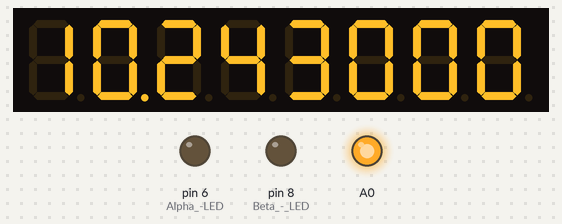
Bench run of a sketch on a simulated Arduino Mega 2560, built with avr-gcc and run on an emulated ATmega2560. Parts: 8-digit seven-segment display, output pins drawn as LEDs (lit = HIGH). The local clock reads 2024-03-15 10:24:30 at power-on unless the sketch sets it; random numbers use the default seed unless the sketch sets one.

Above: at 0.15 s.
At 9.91 s:
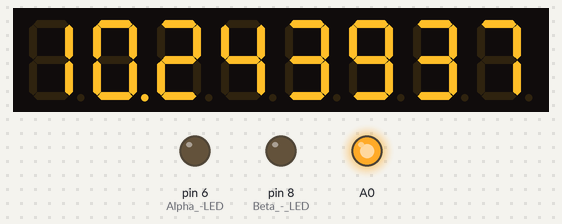
At 19.97 s:
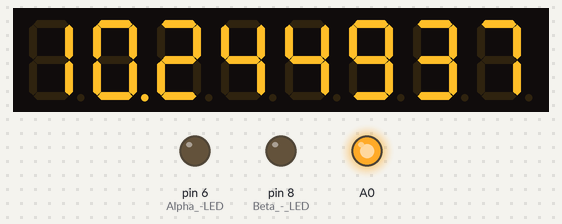
At 39.79 s:
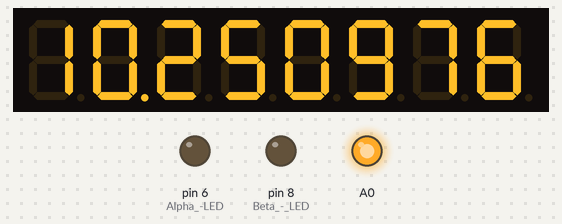
Timing chart, 0 to 40.0 s (numbered marks = the images above):
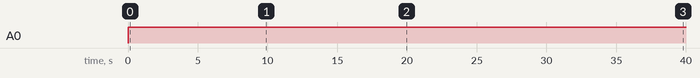

The sketch:

Clock.ino
```cpp
#include "SevSeg.h"
#include <DS3231.h>
#include <Wire.h>


SevSeg Display;

DS3231 clock;
bool century = false;
bool h12Flag;
bool pmFlag;
byte alarmDay, alarmHour, alarmMinute, alarmSecond, alarmBits;
bool alarmDy, alarmH12Flag, alarmPmFlag;
float zufall;

const unsigned long period = 1000; //one second
const unsigned long led_period = 500; //LED blink millisecond
unsigned long startMillis;
unsigned long led_startMillis;
unsigned long currentMillis;
unsigned long led_currentMillis;
const int hrs_btn = A0;
const int min_btn = A1;
const int ledPin = A2;
long Hrs = 12;
long Min = 0;
long Sec = 0;
long Time = 0;
int ledState = LOW;

int mil = 0;

void setup() {

 pinMode(6,OUTPUT); // Alpha -LED
 pinMode(8,OUTPUT); // Beta - LED

    Wire.begin();

  byte numDigits = 8;
  byte digitPins[] = {28, 32, 35, 34,10,11,12,13}; // D0-D7 Pins
  byte segmentPins[] = {2, 3, 4, 19, 7, 18, 9, 5}; // pls change to prefered wiring
  bool resistorsOnSegments = true; // pins
  byte hardwareConfig = COMMON_CATHODE; //
  bool updateWithDelays = true; //
  bool leadingZeros = true; //
  Display.begin(hardwareConfig, numDigits, digitPins, segmentPins, resistorsOnSegments);
  Display.setBrightness(20); // Brightness can be configured

  Serial.begin(9600);
}

void loop() {


  static unsigned long timer = millis();
  static int deciSeconds = 0;

 if (millis() - timer >= 1) {
    timer += 10;
    analogWrite(A0, 170);

    deciSeconds++; // 100 milliSeconds is equal to 1 deciSecond
 }
    if (deciSeconds == 99) { // Reset to 0 after counting for 1000 seconds.
      deciSeconds=0;
      analogWrite(A0, 0);

    }

Hrs = clock.getHour(h12Flag, pmFlag);
Min = clock.getMinute();
Sec = clock.getSecond();
mil = deciSeconds;

if (Hrs == 0 && Min == 0) {
  zufall = random(1,100);
if (zufall > 50) {

  digitalWrite(6,HIGH);
  digitalWrite(8,LOW);

  }
  else
  {
    digitalWrite(8,HIGH);
  digitalWrite(6,LOW);
    }
  }

 Time = ((Hrs*1000000) + (Min*10000) + (Sec*100) + (mil)) ;
  Display.setNumber(Time,6);
  Display.refreshDisplay();
}
```

Measured:
- by itself, A0: LOW → HIGH at 0.01 s
